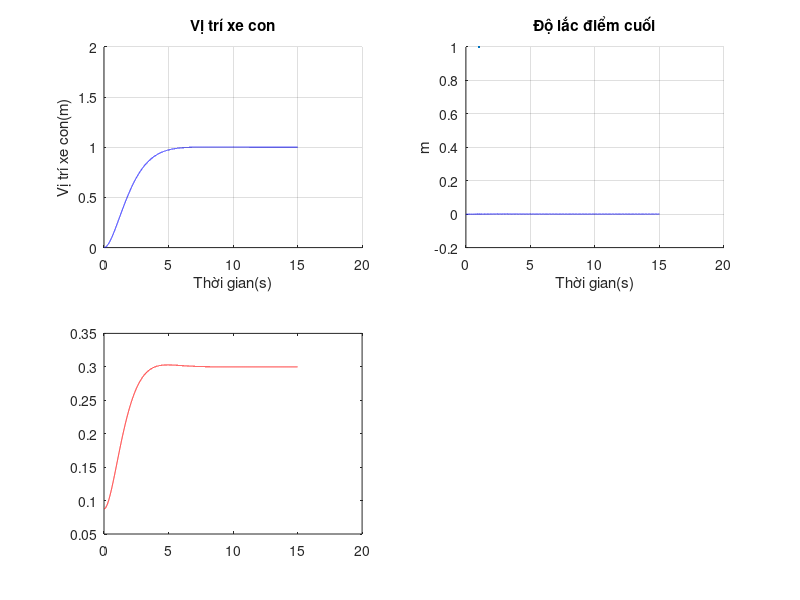

Recreate this plot in MATLAB. (Note: this script raises an error after producing the figure.)
clc;clear;close all
%%%%%%%%%%%%%%%%%%%%%%%%%%%%%%%%%%%%%%
pA=0.297;EI=0.754;g=9.81;
L=0.7;mw=13.1;mh=0.86;mk=0.04;m=14.15;
%%%%%%%%%%%%%%%%%%%%%%%%%%%%%%%%%%%%%%
% Chọn n,r, thời gian mô phỏng
tmax=15;
n=9;r=15000;
%%%%%%%%%%%%%%%%%%%%%%%%%%%%%%%%%%%%%%
% Chọn bộ điều khiển + SP 
% sp1=1;sp2=0.2;
sp1=1;sp2=0.3;
flag =1;
w_change=0;
l_change=0;
%%%%%%%%%%%%%%%%%%%%%%%%%%%%%%%%%%%%%%
%%%%%%%%%%%%%%%%%%%%%%%%%%%%%%%%%%%%%%
% BIẾN CHO ĐIỀU KHIỂN BOUNDARY
d11=zeros(1,r+1);d21=zeros(1,r+1);d31=zeros(1,r+1);
dF1=zeros(1,r+1);a4=zeros(1,r+1);a1=zeros(1,r+1);
u1=zeros(1,r+1);a2=zeros(1,r+1);
v1=zeros(1,r+1);
U1=zeros(1,r+1);
% BIẾN CHO ĐIỀU KHIỂN INPUT CONS
p1=zeros(1,r);
Fc1=zeros(1,r);
%%%%%%%%%%%%%%%%%%%%%%%%%%%%%%%%%%%%%%

%%%%%%%%%%%%%%%%%%%%%%%%%%%%%%%%%%%%%%
dt=tmax/(r-1);
ds=L/(n-1); 
e=zeros(1,r);
F1=zeros(1,r);
h=zeros(1,r);h(1:3)=ds;
w3=zeros(1,r);
F2=zeros(1,r);
l=2; %% vị trí ban đầu của xe nâng
w=zeros(n,r);

mk=zeros(1,r);mk(:)=0.04;

L=zeros(1,r);L(:)=0.7;

z1=zeros(1,r);
ds=zeros(1,r);ds(:)=0.7/(n-1);
if w_change == 1 
mk(1:round(r/3))=0.04;
mk(round(r/3):round(2*r/3))=2;
mk(round(2*r/3):r)=5;
end 
if l_change == 1 
L= zeros(1,r);
L(1:round(r/3))=0.7;
ds(1:round(r/3))=0.7/n;
L(round(r/3):round(2*r/3))=0.8;
ds(round(r/3):round(2*r/3))=0.8/n;
L(round(2*r/3):r)=1;
ds(round(2*r/3):r)=1/n;
end
%%%%%%%%%%%%%%%%%%%%%%%%%%%%%%%%%%%%%%%%%%%%%%%%%%%%%%%%%%%%%%%%%%%%%%
%                       MÔ PHỎNG
for j =3:r-1
wsss0=(w(3,j)-2*w(2,j)+w(1,j))/(2*ds(j)^3);
 w(1,j+1)=(F1(j+1)-EI*wsss0)*(dt^2/mw)+2*w(1,j)-w(1,j-1);
 % w(1,j+1)=(F1(j+1)-EI*wsss0+2*sin(j*pi/4))*(dt^2/mw)+2*w(1,j)-w(1,j-1);

for i=3:n-2
S2=(-EI*dt^2)/(ds(j)^4*pA);
S21=(-EI*dt^2)/ds(j)^3*mh;
c=0.11;
C=-c*dt^2*(w(i,j)-w(i,j-1))/dt;
wssss=w(i+2,j)-4*w(i+1,j)+6*w(i,j)-4*w(i-1,j)+w(i-2,j);
ddtx3=(w3(j)-2*w3(j-1)+w3(j-2))/(dt^2);
dyx2=(w(l+1,j-1)-w(l-1,j-1))/2*ds(j);
h(j+1)=(F2(j+1)-mh*g-mh*ddtx3*dyx2)*dt^2/mh+2*h(j)-h(j-1);
if h(j+1)<ds(j)
    l=2;
    h(j+1)=ds(j);
end
if h(j+1)>L(j)-ds(j)
    l=n-1;
    h(j+1)=L(j)-ds(j);
end
if h(j+1)> ds(j) && h(j+1)<L(j+1)-ds(j)
    l= ceil(h(j+1)/ds(j));
end
if i == l && l > 2 
w(i,j+1) =S21*wssss+C+2*w(i,j)-w(i,j-1);
w3(j+1)=w(i,j+1)-w(1,j+1);
end
if i ~= l && l >2 
w(i,j+1)=S2*wssss+C+2*w(i,j)-w(i,j-1);
w3(j+1)=w(i,j+1)-w(1,j+1);
end
if l==2
w(i,j+1)=S2*wssss+C+2*w(i,j)-w(i,j-1);
w3(j+1)=0;
end
 S3=(EI*(dt^2))/(mk(j)*2*ds(j)^3);
 w(2,j+1)=w(1,j+1);
 wsssl=(-2*w(n,j)+3*w(n-1,j)-w(n-2,j));
 w(n,j+1)=2*w(n,j)-w(n,j-1)+S3*wsssl;
 w(n-1,j+1)=(w(n,j+1)+w(n-2,j+1))/2;
%%%%%%%%%%%%%%%%%%%%%%%%%%%%%%%%%%%%%%%%%%%%%%%%%%%%%%%%%%%%%%%%%%%%%%%%%%
%%%%%%%%%%%%%%%%%%%%%%%%%%%%%%%%%%%%%%%%%%%%%%%%%%%%%%%%%%%%%%%%%%%%%%%%%%
%%%%%%%%%%%%%%%%%%%%%%%%%%%%%%%%%%%%%%%%%%%%%%%%%%%%%%%%%%%%%%%%%%%%                              
%%%%%%%%%%%%%%%%%%%%%%%%%%%%%%%%%%%%%%%%%%%%%%%%%%%%%%%%%%%%%%%%%%%
% flag =0 = check 
% flag = 1 = robust -PD
% flag = 2 = barrier
if flag == 0
F1(1:r/2)=10;
F1(r/2:r)=0;
F2(1:r/2)=10;
check2= zeros(1,r);
end
%%%%%%%%%%%%%%%%%%%%%%%%%%%%%%%%%%%%%%%%%%%%%%%%%%%%%%%%%%%%%%%%%%%%                              
if flag == 1 
%ROBUST-PD
%thông số robust - PD
k1=10;kx=20;kn=1.5;
%%%%%%%%%%%%%%%%%%%%%%%%%%%%%%%%%%%%%%%%%%%%%%%%%%%%%%%%%%%%%%%%%%%%%%  
% e(j+1)=(w(1,j+1)-w(1,j));
% de=(e(j+1)-e(j))/dt;
dx1=(w(1,j+1)-w(1,j))/dt;
F1(j+2)=-k1*(w(1,j+1)-sp1)-kx*dx1;
% if F1(j+2)>50
%     F1(j+2)=50;
% end
% if F1(j+2)<-5
%     F1(j+2)=-50;
% end
S2=(w(l+1,j+1)-2*w(l,j+1)+w(l-1,j+1))/(ds(j)^3);
dx2=(w(l+1,j+1)-w(l-1,j+1))/2*ds(j);
dtx2=(h(j+1)-h(j))/dt;
F2(j+2)=mh*g+EI*S2*dx2-(h(j+1)-sp2)-kn*dtx2;
end
%%%%%%%%%%%%%%%%%%%%%%%%%%%%%%%%%%%%%%%%%%%%%%%%%%%%%%%%%%%%%%%%%%%%                              
if flag == 2    
% barrier
% thông số 
k1=20;kmax=0.004;k2=0.01;k3=30;k0=10;kc=0.001;kn=1.5;
z=w(l,j+1);
%%%%%%%%%%%%%%%%%%%%%%%%%%%%%%%%%%%%%%%%%%%%%%%%%%%%%%%%%%%%%%%%%%%
dwl=(w(1,j+1)-w(1,j))/dt;
S1=kc/((kmax^2-z^2)*2.3)+k2;
F1(j+2)=-k1*(w(1,j+1)-sp1)-k3*dwl-S1*kmax*k0*dwl-S1*kmax;

S2=(w(l+1,j+1)-2*w(l,j+1)+w(l-1,j+1))/(ds(j)^3);
dx2=(w(l+1,j+1)-w(l-1,j+1))/2*ds(j);
dtx2=(h(j+1)-h(j))/dt;
F2(j+2)=mh*g+EI*S2*dx2-(h(j+1)-sp2)-kn*dtx2;

end
if flag == 3
% PD 
% thông số
ki1 = 1; kd1 = 10 ;
ki2 = 0; kd2 = 0;
e(j+1)=(sp1-w(1,j+1));
de=(e(j+1)-e(j))/dt;
F1(j+2)= ki1*(sp1-w(1,j+1)) + kd1*de;


end
if flag ==4
 % thong so 
 a1=1;k1=25;k2=15;kn=1.5;

 % disturbance observer
dwl=(w(1,j+1)-w(1,j))/dt;
dz1=-a1*(F1(j+1)-EI*wsss0)-a1*(z1(j+1)+a1*mw*dwl);
z1(j+2)=dz1*dt+z1(j+1);
d1e = z1(j+2)+a1*mw*dwl;
F1(j+2)=-k1*dwl-d1e-k2*(w(1,j+1)-sp1);

S2=(w(l+1,j+1)-2*w(l,j+1)+w(l-1,j+1))/(ds(j)^3);
dx2=(w(l+1,j+1)-w(l-1,j+1))/2*ds(j);
dtx2=(h(j+1)-h(j))/dt;
F2(j+2)=mh*g+EI*S2*dx2-(h(j+1)-sp2)-kn*dtx2;

end
% if flag == 5
% %%%%%%%%%%%%%%%%%%%%%%%%%%%%%%%%%%%%%%%%%%
% um=1;vm=25;beta=1;
% c1=1;c7=4;c4=1;
% %%%%%%%%%%%%%%%%%%%%%%%%%%%%%%%%%%%%%%%%%%
% %%%%%%%%%%%%%%%%%%%%%%%%%%%%%%%%%%%%%%%%%%
% dwl=(w(n,j+1)-w(n,j))/dt;
% d11(j+1)=dwl+beta*L(j+1)*(w(n,j+1)-w(n-1,j+1))/ds(j+1);
% dsdt=(w(n,j+1)-w(n-1,j+1)-w(n,j)+w(n-1,j))/(ds(j+1)*dt);
% a1(j+1)=-mw*beta*L(j+1)*dsdt-2*c1*dwl;
% da1=(a1(j+1)-a1(j))/dt;
% d21(j+1)=F1(j+1)-a1(j+1);
% a4(j+1)=-1/mw*d11(j+1)-1/mw*c4*d21(j+1)*da1;
% d31(j+1)=dF1(j+1)-a4(j+1);
% da4=(a4(j+1)-a4(j))/dt;
% U1(j+2)=-1/mw*c7*d31(j+1)-d21(j+1)+da4;
% dv1= (1/(cosh(v1(j+1)/vm))^2)*U1(j+2);
% v1(j+2)=dt*dv1+v1(j+1);
% dF1(j+2)= vm*tanh(v1(j+2)/vm);
% % F1(j+2)=dF1(j+2)*dt+F1(j+1);
% du1=(1/(cosh(u1(j+1)/vm))^2)*dF1(j+2);
% u1(j+2)=du1*dt+u1(j+1);
% F1(j+2)=um*tanh(u1(j+2)/um);
% end
if flag ==5 
um=15;vm=60;
c1=10;c3=13;c2=40;k1=0.12;kn=1.5;
%%%%%%%%%%%%%%%%%%%%%%%%%%%%%%%%%%%%%%%%%%
%%%%%%%%%%%%%%%%%%%%%%%%%%%%%%%%%%%%%%%%%%
dw1=(w(1,j+1)-w(1,j))/dt;
wsss=(w(3,j+1)-3*w(2,j+1)+2*w(1,j+1))/ds(j+1)^3;

e(j+1)=(sp1-w(1,j+1));
de=(e(j+1)-e(j))/dt;

a1(j+1)=-c1*dw1+1/2*EI*wsss+1/2*k1*e(j+1);
d11=dw1;
d21=F1(j+1)-a1(j+1);
a2(j+1)=-2*(1/mw)*d11-(1/mw)*c2*d21+(a1(j+1)-a1(j))/dt;
d31(j+1)=dF1(j+1)-a2(j+1);
da2=(a2(j+1)-a2(j))/dt;
U1(j+2)=(-1/mw)*c3*d31(j+1)-d21+da2;
dv1= (1/(cosh(v1(j+1)/vm))^2)*U1(j+2);
v1(j+2)=dt*dv1+v1(j+1);
dF1(j+2)= vm*tanh(v1(j+2)/vm);
du1=(1/(cosh(u1(j+1)/vm))^2)*dF1(j+2);
u1(j+2)=du1*dt+u1(j+1);
F1(j+2)=um*tanh(u1(j+2)/um);

S2=(w(l+1,j+1)-2*w(l,j+1)+w(l-1,j+1))/(ds(j)^3);
dx2=(w(l+1,j+1)-w(l-1,j+1))/2*ds(j);
dtx2=(h(j+1)-h(j))/dt;
F2(j+2)=mh*g+EI*S2*dx2-(h(j+1)-sp2)-kn*dtx2;
end

if flag == 6 
    
    %% thong so 
    kmax=0.01;
    g1=0.1;
    k1=1;
    c1=1;
    k11=1;
    k2=1;
    %%%%%%%%%%%%%%%%%%%%%%%%%%%%%%%%%%%%%%%%%%%%%%%%%%%%%%%%%%%%%%%%%%%%%%%%
    %%%%%%%%%%%%%%%%%%%%%%%%%%%%%%%%%%%%%%%%%%%%%%%%%%%%%%%%%%%%%%%%%%%%%%%%%%%%%%%%%%%%        
        wsss0=(w(3,j)-3*w(2,j)+2*w(1,j));
        wsssl=(-2*w(n,j)+3*w(n-1,j)-w(n-2,j));
        dw1=(w(1,j+1)-w(1,j))/dt;
        z(j+1)=w(n,j+1)-w(1,j+1);
        a = log((2 * kmax^2) / (kmax^2 - z(j+1)^2))/log(2.71);
        dz=(z(j+1)-z(j))/dt;
        s1=EI*wsss0/ds(j)^3;
      v1(j+2)=-k1*dz-s1-k11*dz/a-mw*dz/a*z(j+1)*dz/(kmax^2-z(j+1)^2)-(k2*(w(1,j)-sp1))/(a)-mw*EI*wsssl/(ds(j)^3*mk(j)*a)  ;
       %v1(j+2)=-k1*dz-s1-k11*dz/a-mw*dz/a*z(j+1)*dz/(kmax^2-z(j+1)^2);
        %%%% uoc luong sai so
        p1(j+2)=(g1*dz*v1(j+2)*a-p1(j+1))*dt+p1(j+1);
        Fc1(j+2)=p1(j+2)*v1(j+2);
        F1(j+2)=c1*Fc1(j+2);
   






























end
end
end
x=0:dt:tmax;
y=0:ds:L;
figure(1)
subplot(2,2,1)
grid on 
hold on
plot(x,w(1,:),'b',LineWidth=2.5);
xlabel('Thời gian(s)')
ylim([0 2])
ylabel('Vị trí xe con(m)')
title('Vị trí xe con')
subplot(2,2,2)
hold on 
grid on
dolac=zeros(1,r);
for j=1:r
dolac(j)=w(n,j)-w(1,j);
end
plot(x,dolac,'b',LineWidth=1);
title('Độ lắc điểm cuối');
xlabel('Thời gian(s)');
ylabel('m');
subplot(2,2,3)
plot(x,h,'r');
title('Vị trí xe nâng',LineWidth=1);
xlabel('Thời gian(s)');
ylabel('m');
title('Vị trí xe nâng');
grid on
subplot(2,2,4)
grid on
plot(x,w3,LineWidth=1)
title('Độ lắc xe nâng');
xlabel('Thời gian(s)');
ylabel('m');
figure(2)
subplot(1,2,1)
plot(x,F1(1:r),LineWidth=1);
title('F1')
grid on
check=dolac-w3;
 subplot(1,2,2)
plot(x,F2(1:r),LineWidth=1);
title('F2');
grid on
 % figure(3)
 
% hold on
% grid on
% plot(x,mk,Linewidth=1);
% title("Khối lượng xe")
% figure(4)
% plot(x,L,Linewidth=1);
% title("Chiều dài của thang")

